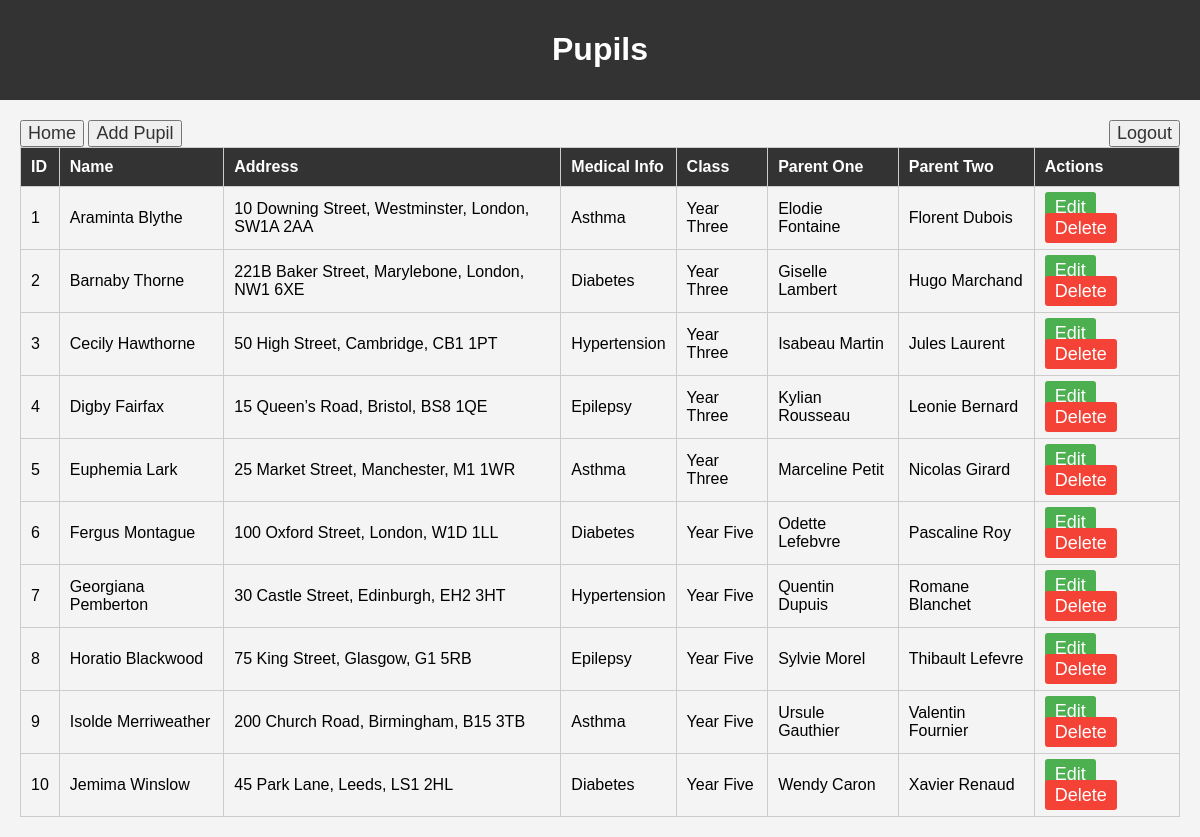
The app's page /view_pupils.php (signed in) with its own data.
### tables this page shows
CREATE TABLE `pupils` (
  `PupilID` int(11) NOT NULL AUTO_INCREMENT,
  `Name` varchar(100) NOT NULL,
  `Address` text NOT NULL,
  `MedicalInfo` text,
  `ClassID` int(11) DEFAULT NULL,
  `ParentOneID` int(11) DEFAULT NULL,
  `ParentTwoID` int(11) DEFAULT NULL,
  PRIMARY KEY (`PupilID`),
  KEY `ClassID` (`ClassID`)
);

CREATE TABLE `classes` (
  `ClassID` int(11) NOT NULL AUTO_INCREMENT,
  `ClassName` varchar(50) NOT NULL,
  `Capacity` int(11) NOT NULL,
  PRIMARY KEY (`ClassID`)
);

CREATE TABLE `parents` (
  `ParentID` int(11) NOT NULL AUTO_INCREMENT,
  `Name` varchar(100) NOT NULL,
  `Address` text NOT NULL,
  `Email` varchar(100) DEFAULT NULL,
  `Phone` varchar(15) DEFAULT NULL,
  PRIMARY KEY (`ParentID`)
);

### view_pupils.php (the view, shortened to what this page needs)
<?php
    if (isset($_SESSION['username']))
    {
        include 'db_connection.php';
        $sql = "
            SELECT
                Pupils.PupilID,
                Pupils.Name AS PupilName,
                Pupils.Address AS PupilAddress,
                Pupils.MedicalInfo,
                Classes.ClassName,
                p1.Name AS ParentOneName,
                p2.Name AS ParentTwoName
            FROM Pupils
            INNER JOIN Classes ON Pupils.ClassID = Classes.ClassID
            LEFT JOIN Parents p1 ON Pupils.ParentOneID = p1.ParentID
            LEFT JOIN Parents p2 ON Pupils.ParentTwoID = p2.ParentID
        ";
        $result = mysqli_query($conn, $sql);
        ?>
        <!DOCTYPE html>
        <html lang="en">
        <head>
            <link rel="stylesheet" href="styles.css">
        </head>
        <body>
            <header>
                <h1>Pupils</h1>
            </header>
            <main>
                <button><a href="index.php" class="edit">Home</a></button>
                <button><a href="add_pupil.php" class="edit">Add Pupil</a></button>
                <button style="float: right;"> <a href="Logout.php" class="edit">Logout</a> </button>
                <table>
                    <thead>
                        <tr>
                            <th>ID</th>
                            <th>Name</th>
                            <th>Address</th>
                            <th>Medical Info</th>
                            <th>Class</th>
                            <th>Parent One</th>
                            <th>Parent Two</th>
                            <th>Actions</th>
                        </tr>
                    </thead>
                    <tbody>
                        <?php while($row = mysqli_fetch_assoc($result)) { ?>
                        <tr>
                            <td><?php echo ($row['PupilID']); ?></td>
                            <td><?php echo ($row['PupilName']); ?></td>
                            <td><?php echo ($row['PupilAddress']); ?></td>
                            <td><?php echo ($row['MedicalInfo']); ?></td>
                            <td><?php echo ($row['ClassName']); ?></td>
                            <td><?php echo ($row['ParentOneName']) ?: 'No parent assigned'; ?></td>
                            <td><?php echo ($row['ParentTwoName']) ?: 'No parent assigned'; ?></td>
                            <td class="action-buttons">
                                <a href="edit_pupil.php?id=<?php echo ($row['PupilID']); ?>" class="edit">Edit</a>
                                <a href="delete_pupil.php?id=<?php echo ($row['PupilID']); ?>" class="delete">Delete</a>
                            </td>
                        </tr>
                        <?php } ?>
                    </tbody>
                </table>
            </main>
        </body>
        </html>
    <?php
    }else{
        header("Location: login.php");
    }
?>

### styles.css (style rules this page uses)
body { font-family: Arial, sans-serif; background-color: #f4f4f4; margin: 0; padding: 0; }
header { background-color: #333; color: white; padding: 10px 0; text-align: center; }
main { margin: 20px; }
table { width: 100%; border-collapse: collapse; margin-bottom: 20px; }
table th, table td { padding: 10px; border: 1px solid #ccc; text-align: left; }
table th { background-color: #333; color: white; }
.action-buttons a { text-decoration: none; padding: 5px 10px; border-radius: 3px; color: white; margin-right: 5px; }
.action-buttons .edit { background-color: #4CAF50; }
.action-buttons .delete { background-color: #f44336; }
a { text-decoration: none; color: #333; font-size: 18px; }

### records on screen
pupils: PupilID "1", Name "Araminta Blythe", Address "10 Downing Street, Westminster, London, SW1A 2AA", MedicalInfo "Asthma", ClassID.ClassName "Year Three", parents.Name "Elodie Fontaine", parents.Name "Florent Dubois"
pupils: PupilID "2", Name "Barnaby Thorne", Address "221B Baker Street, Marylebone, London, NW1 6XE", MedicalInfo "Diabetes", ClassID.ClassName "Year Three", parents.Name "Giselle Lambert", parents.Name "Hugo Marchand"
pupils: PupilID "3", Name "Cecily Hawthorne", Address "50 High Street, Cambridge, CB1 1PT", MedicalInfo "Hypertension", ClassID.ClassName "Year Three", parents.Name "Isabeau Martin", parents.Name "Jules Laurent"
pupils: PupilID "4", Name "Digby Fairfax", Address "15 Queen’s Road, Bristol, BS8 1QE", MedicalInfo "Epilepsy", ClassID.ClassName "Year Three", parents.Name "Kylian Rousseau", parents.Name "Leonie Bernard"
pupils: PupilID "5", Name "Euphemia Lark", Address "25 Market Street, Manchester, M1 1WR", MedicalInfo "Asthma", ClassID.ClassName "Year Three", parents.Name "Marceline Petit", parents.Name "Nicolas Girard"
pupils: PupilID "6", Name "Fergus Montague", Address "100 Oxford Street, London, W1D 1LL", MedicalInfo "Diabetes", ClassID.ClassName "Year Five", parents.Name "Odette Lefebvre", parents.Name "Pascaline Roy"
pupils: PupilID "7", Name "Georgiana Pemberton", Address "30 Castle Street, Edinburgh, EH2 3HT", MedicalInfo "Hypertension", ClassID.ClassName "Year Five", parents.Name "Quentin Dupuis", parents.Name "Romane Blanchet"
pupils: PupilID "8", Name "Horatio Blackwood", Address "75 King Street, Glasgow, G1 5RB", MedicalInfo "Epilepsy", ClassID.ClassName "Year Five", parents.Name "Sylvie Morel", parents.Name "Thibault Lefevre"
pupils: PupilID "9", Name "Isolde Merriweather", Address "200 Church Road, Birmingham, B15 3TB", MedicalInfo "Asthma", ClassID.ClassName "Year Five", parents.Name "Ursule Gauthier", parents.Name "Valentin Fournier"
pupils: PupilID "10", Name "Jemima Winslow", Address "45 Park Lane, Leeds, LS1 2HL", MedicalInfo "Diabetes", ClassID.ClassName "Year Five", parents.Name "Wendy Caron", parents.Name "Xavier Renaud"
